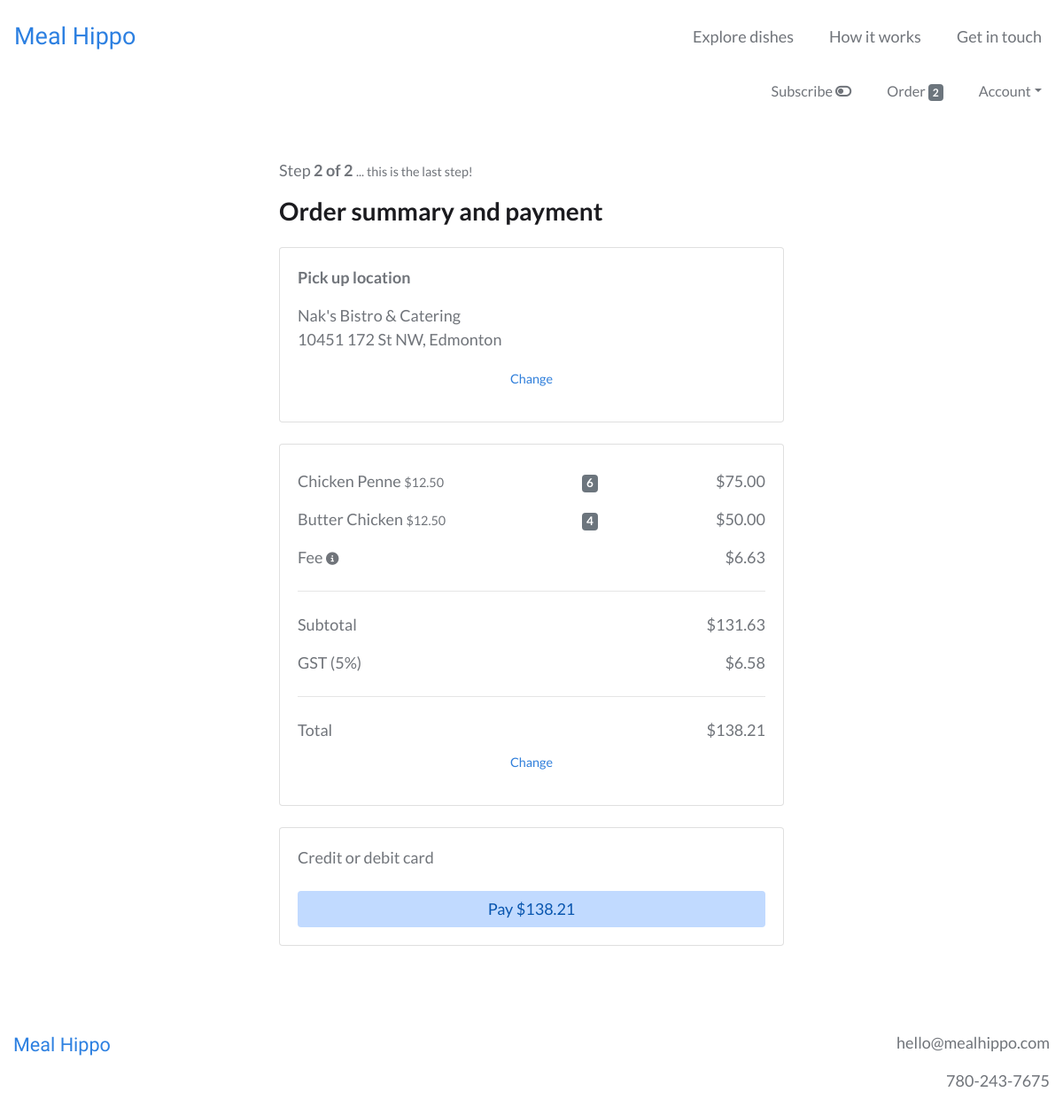
The app's page /order/payment (signed in), older data.
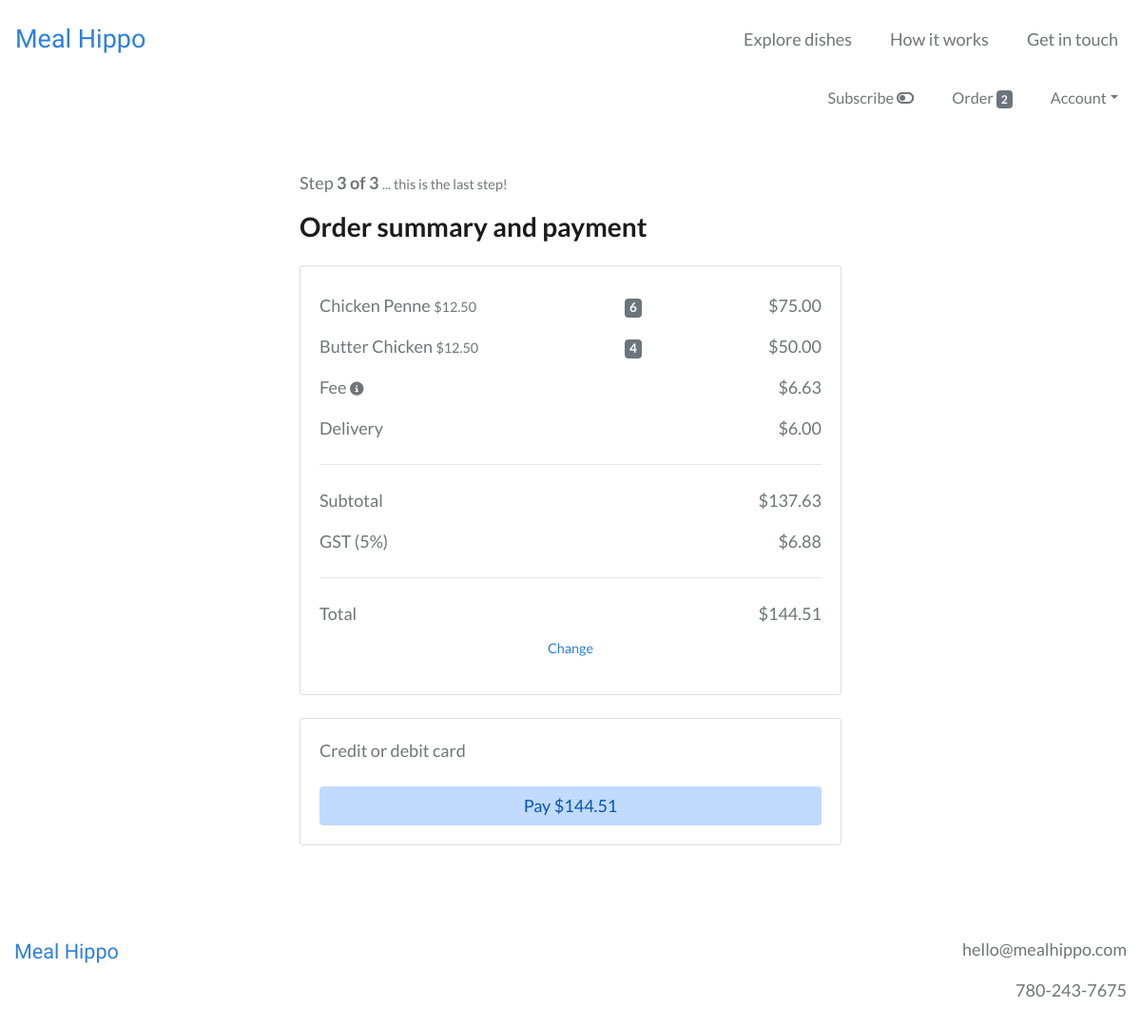
The same page, newer data.
### webplatform/models.py (models this page shows, shortened)
class Order(models.Model):
    user = models.ForeignKey(settings.AUTH_USER_MODEL, on_delete=models.CASCADE)
    items = models.ManyToManyField(OrderItem)
    to_be_delivered = models.BooleanField(default=True)
    delivery_date = models.DateField(null=True)
    delivery_time = models.TimeField(null=True)
    is_completed = models.BooleanField(default=False)
    payment = models.ForeignKey(Payment, on_delete=models.SET_NULL, blank=True, null=True)
    created_at = models.DateTimeField(auto_now_add=True)
    modified_at = models.DateTimeField(auto_now=True)
    def get_order_initial_subtotal(self):
        order_initial_subtotal = 0
        for item in self.items.all():
            order_initial_subtotal += item.get_total_item_price()
        return order_initial_subtotal
    def get_order_web_fee(self):
        order_initial_subtotal = self.get_order_initial_subtotal()
        website_fee_fixed = 3
        website_fee_variable = 0.029
        order_web_fee = website_fee_fixed + order_initial_subtotal * website_fee_variable
        return order_web_fee
    def get_order_subtotal(self):
        order_initial_subtotal = self.get_order_initial_subtotal()
        order_web_fee = self.get_order_web_fee()
        order_subtotal = order_initial_subtotal + order_web_fee
        if not UserDeliveryDetail.objects.filter(user=self.user)[0].free_delivery and self.to_be_delivered:
            order_delivery_fee = 6
            order_subtotal += order_delivery_fee
        return order_subtotal
    def get_order_gst(self):
        order_subtotal = self.get_order_subtotal()
        gst_rate = 0.05
        order_gst = order_subtotal * gst_rate
        return order_gst
    def get_order_total(self):
        order_subtotal = self.get_order_subtotal()
        order_gst = self.get_order_gst()
        order_total = order_subtotal + order_gst
        return order_total

class OrderItem(models.Model):
    user = models.ForeignKey(settings.AUTH_USER_MODEL, on_delete=models.CASCADE)
    item = models.ForeignKey(Item, on_delete=models.CASCADE)
    quantity = models.IntegerField(default=1)
    is_completed = models.BooleanField(default=False)
    def get_total_item_price(self):
        return self.quantity * self.item.price

class Item(models.Model):
    supplier = models.ForeignKey(Supplier, on_delete=models.CASCADE)
    name = models.CharField(max_length=100)
    description = models.TextField()
    price = models.FloatField()
    minimum_portions = models.IntegerField(blank=True, null=True)
    portion_increment = models.IntegerField(blank=True, null=True)
    minimum_lead_time = models.IntegerField(blank=True, null=True)
    calories = models.CharField(max_length=100, blank=True, null=True)
    protein = models.FloatField(blank=True, null=True)
    fat = models.FloatField(blank=True, null=True)
    carbs = models.FloatField(blank=True, null=True)
    is_active = models.BooleanField()
    is_featured = models.BooleanField(default=False)
    created_at = models.DateTimeField(auto_now_add=True)
    modified_at = models.DateTimeField(auto_now=True)

class UserDeliveryDetail(models.Model):
    user = models.OneToOneField(settings.AUTH_USER_MODEL, on_delete=models.CASCADE)
    phone = models.CharField(max_length=20)
    address = models.TextField()
    instructions = models.TextField(blank=True, null=True)
    free_delivery = models.BooleanField(default=True)
    is_subscribed = models.BooleanField(default=False, verbose_name='subscribe weekly')

### users/models.py (models this page shows, shortened)
class CustomUser(AbstractBaseUser):
    email = models.EmailField(unique=True)
    is_active = models.BooleanField(default=True)
    is_admin = models.BooleanField(default=False)
    objects = CustomUserManager()
    USERNAME_FIELD = 'email'
    REQUIRED_FIELDS = []

### webplatform/views.py (the view, shortened to what this page needs)
# urls.py: path('order/payment', views.OrderPaymentView.as_view(), name='order_payment_view'),
class OrderPaymentView(IsSubscribedMixin, LoginRequiredMixin, View):
    def get(self, *args, **kwargs):
        user = self.request.user
        order = models.Order.objects.get(user=user, is_completed=False)
        order_items = order.items.all()
        free_delivery = models.UserDeliveryDetail.objects.get(user=user).free_delivery
        context = {
            'order': order,
            'order_items': order_items,
            'free_delivery': free_delivery,
            'stripe_pk': settings.STRIPE_API_PUBLISHABLE_KEY,
        }
        return render(self.request, 'webplatform/order_payment_view.html', context)

### webplatform/templatetags/cart_templatetags.py (called while the page is built)
@register.filter
def cart_item_count(user):
    if user.is_authenticated:
        queryset = models.Order.objects.filter(user=user, is_completed=False)
        if queryset.exists():
            return queryset[0].items.count()
    return 0

### webplatform/templates/webplatform/order_payment_view.html (shortened to what the changed rows need)
{% extends 'base.html' %}
{% load static %}
{% load crispy_forms_tags %}
{% load humanize %}
{% block content %}
<div class="container-fluid my-5">
  <div class="row">
    <div class="col-lg-6 offset-lg-3 col-md-8 offset-md-2 col-12">
      {% if order.to_be_delivered %}
        <p>Step <b>3 of 3</b> <small>... this is the last step!</small></p>
      {% else %}
        <p>Step <b>2 of 2</b> <small>... this is the last step!</small></p>
      {% endif %}
      <h3 class="mb-4">Order summary and payment</h3>
      {% if not order.to_be_delivered %}
        <div class="card mb-4">
          <div class="card-body">
            <p><b>Pick up location</b></p>
            <p>
              Nak's Bistro & Catering<br>
              10451 172 St NW, Edmonton
            </p>
            <p class="text-center"><small><a href="{% url 'webplatform:order_items_view' %}">Change</a></small></p>
          </div>
        </div>
      {% endif %}
      <div class="card mb-4">
        <div class="card-body">
					<div class="container">
            <div class="row py-2">
              <div class="col-6 text-left px-0">
                Fee <small><span data-toggle="tooltip" data-placement="bottom" title="Covers costs related to payment transactions, servers, and software development"><i class="fas fa-info-circle"></i></span></small>
              </div>
              <div class="col-6 text-right px-0">
                ${{ order.get_order_web_fee|floatformat:2|intcomma }}
              </div>
            </div>
            {% if order.to_be_delivered %}
            <div class="row py-2">
              <div class="col-6 text-left px-0">
                {% if user.is_authenticated and free_delivery or not user.is_authenticated %}
                  <s>Delivery</s>
                {% else %}
                  Delivery
                {% endif %}
              </div>
              <div class="col-6 text-right px-0">
                {% if user.is_authenticated and free_delivery or not user.is_authenticated %}
                  <s>$6.00</s>
                  <br>
                  <small>Free delivery with first order</small>
                {% else %}
                  $6.00
                {% endif %}
              </div>
            </div>
            {% endif %}
            <div class="row py-2">
              <div class="col-6 text-left px-0">
                Subtotal
              </div>
              <div class="col-6 text-right px-0">
                ${{ order.get_order_subtotal|floatformat:2|intcomma }}
              </div>
            </div>
            <div class="row py-2">
              <div class="col-6 text-left px-0">
                GST (5%)
              </div>
              <div class="col-6 text-right px-0">
                ${{ order.get_order_gst|floatformat:2|intcomma }}
              </div>
            </div>
            <div class="row py-2">
              <div class="col-6 text-left px-0">
                Total
              </div>
              <div class="col-6 text-right px-0">
                ${{ order.get_order_total|floatformat:2|intcomma }}
              </div>
            </div>
          </div>
        </div>
      </div>
      <div class="card">
        <div class="card-body">
          <form action="" method="post" id="payment-form">
            <div class="mb-3">
            	<label for="card-element">
            	</label>
            </div>
            <button class="btn btn-attention btn-block">Pay ${{ order.get_order_total|floatformat:2|intcomma }}</button>
          </form>
        </div>
      </div>
    </div>
  </div>
</div>
{% endblock %}

Row changes from the older to the newer data that the page shows:
changed Order: to_be_delivered False → True (drawn); get_order_subtotal "131.63" → "137.63"; get_order_gst "6.58" → "6.88"; get_order_total "138.21" → "144.51"
Text that changed along with them:
text no longer shown: "2 of 2 Pick up location Nak's Bistro & Catering 10451 172 St NW, Edmonton Change"
text now shown: "3 of 3 Delivery $6.00"
